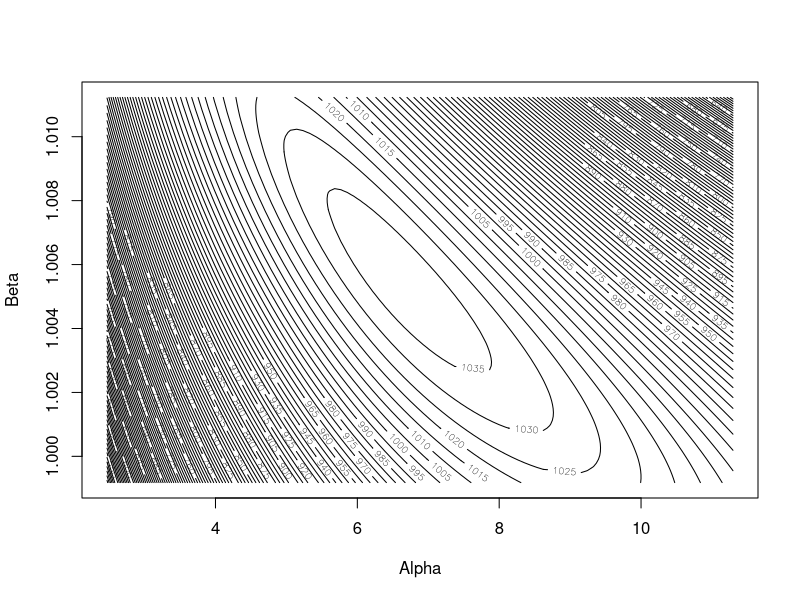
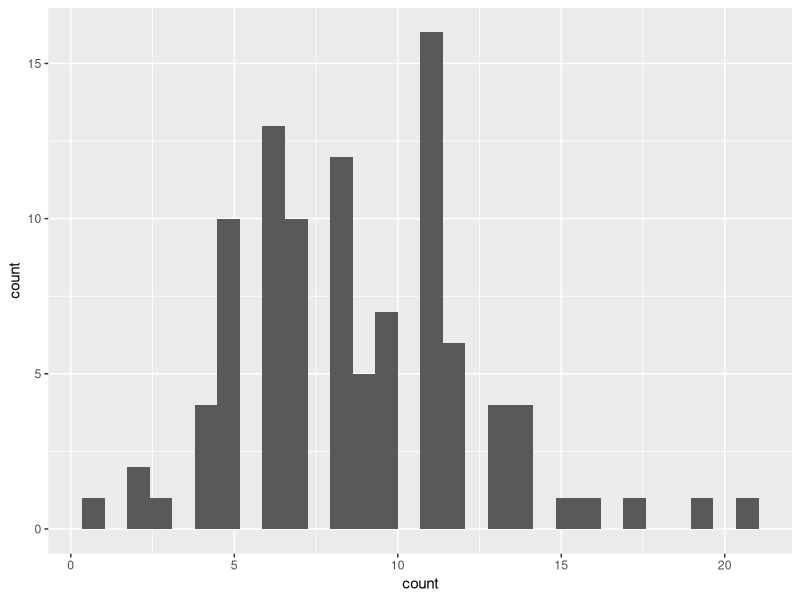
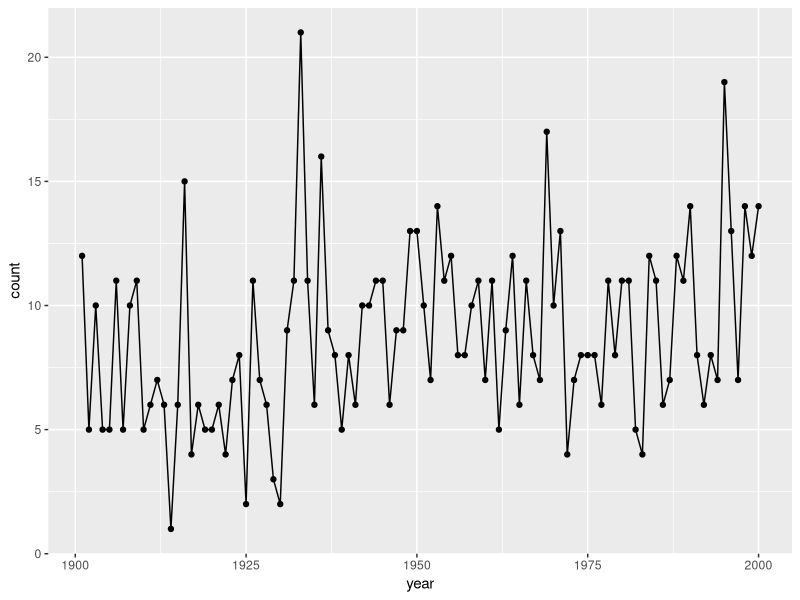
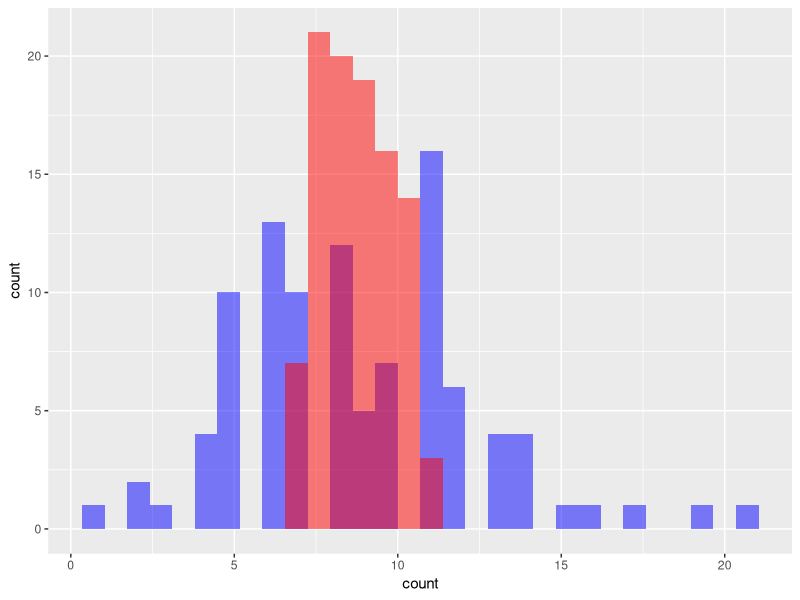
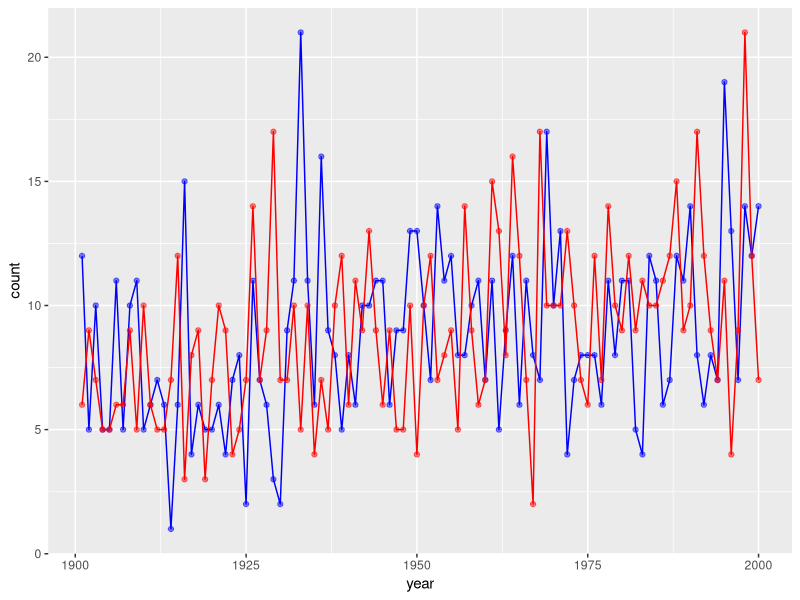
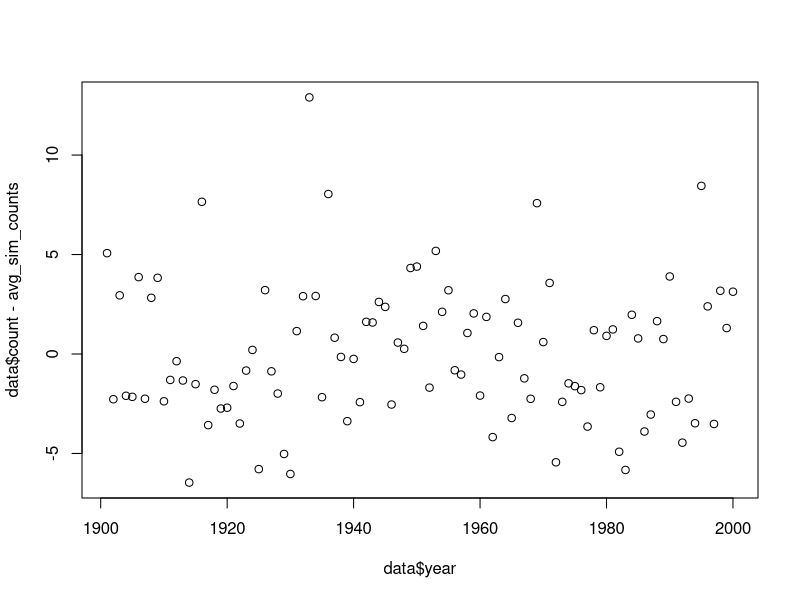

The R script that drew these images, in order:
## ---- chunk 1
#| message: false
library(tidyverse)
## ---- chunk 2
####### Strategy STAY
S <- 10000
stay_strat <- numeric(S)
doors <- 1:3
for (i in 1:S) {
  prize <- sample(x = 1:3, size = 1
                  , prob = c(1/3, 1/3, 1/3))
  my_choice <- sample(x = 1:3, size = 1
                  , prob = c(1/3, 1/3, 1/3))

  if (my_choice == prize) {
    stay_strat[i] <- 1
  } else {
    stay_strat[i] <- 0
  }
}
stay_prob <- sum(stay_strat)/S

#####Strategy SWITCH

S <- 10000
switch_strat <- numeric(S)
doors <- 1:3
for (i in 1:S) {
  prize <- sample(x = 1:3, size = 1
                  , prob = c(1/3, 1/3, 1/3))
  my_choice <- sample(x = 1:3, size = 1
                  , prob = c(1/3, 1/3, 1/3))
    
  rev <- subset(doors, doors != my_choice & doors != prize)
    
  if (length(rev)==2) {
    revealed <- sample(rev, size = 1, prob = c(1/2,1/2))
  } else {
    revealed <- rev
  }
  
  switch <- subset(doors, doors != my_choice & doors != revealed)

  if (switch == prize) {
    switch_strat[i] <- 1
  } else {
    switch_strat[i] <- 0
  }
}
switch_prob <- sum(switch_strat)/S


cat("Stay Strategy Success Prob: ",stay_prob,"\n",
    "Switch Strategy Success Prob: ", switch_prob)
## ---- chunk 3


## ---- chunk 4
loglikelihood <- function(a, b) {
  logL <- 877*log(a/b)+47370*log(b)-(a/b)*sum(b^(0:99))
  logL
}

a <- 7.06
b <- 1.0042

a_seq <- seq(a * 0.35, a * 1.6, length.out = 100)
b_seq <- seq(b * 0.995, b * 1.007, length.out = 100)
logL_matrix <- outer(a_seq, b_seq, Vectorize(loglikelihood))


contour(a_seq, b_seq, logL_matrix, xlab = "Alpha", ylab = "Beta"
        ,nlevels = 100)
## ---- chunk 5
a_seq <- seq(0.085, 80, length.out = 1000)
b_seq <- seq(0.94, 1.07, length.out = 1000)
logL_matrix <- outer(a_seq, b_seq, Vectorize(loglikelihood))


threshold <- loglikelihood(7.06,1.0042)*0.15

indices <- which(logL_matrix >= threshold, arr.ind = TRUE)

a_range <- range(a_seq[indices[, 1]])
b_range <- range(b_seq[indices[, 2]])
cat("Alpha range: ",a_range,"\n","Beta range: ",b_range)
## ---- chunk 6
data = read.csv("tropical-cyclones-1901-2000.csv")
## ---- chunk 7
ggplot(data, aes(x=count)) +
  geom_histogram()

ggplot(data, aes(x = year, y = count)) +
  geom_point() +
  geom_line()
## ---- chunk 8
a <- 7.06
b <- 1.0042

S <- 1000
sim_data <- matrix(NA,nrow = S, ncol = 100)
mses <- numeric(S)

for (i in 1:S) {
  for (j in 1:100) {
    sim_data[i,j] <- rpois(1,a*b^(j-1))
  }
  mses[i] <- sum((data$count - sim_data[i,])^2)
}

## ---- chunk 9
avg_sim_counts <- apply(sim_data, MARGIN = 2, FUN = mean)
data |>
  mutate(sim = avg_sim_counts) |>
  ggplot() +
  geom_histogram(aes(x = count),fill = "blue", alpha = 0.5) +
  geom_histogram(aes(x = sim),fill = "red", alpha = 0.5)
  

## ---- chunk 10
data |>
  mutate(sim = sim_data[4,]) |>
  ggplot(aes(x = year)) +
  geom_point(aes(y = count),color = "blue", alpha = 0.5) +
  geom_line(aes(y = count), color = "blue") +
  geom_point(aes(y = sim),color = "red", alpha = 0.5) +
  geom_line(aes(y = sim), color = "red")
  #geom_line() +
  #geom_point(aes(x = sim),fill = "red", alpha = 0.5)
## ---- chunk 11
mse <- sum((data$count - avg_sim_counts)^2)
mse
plot(y = data$count - avg_sim_counts, x = data$year)
